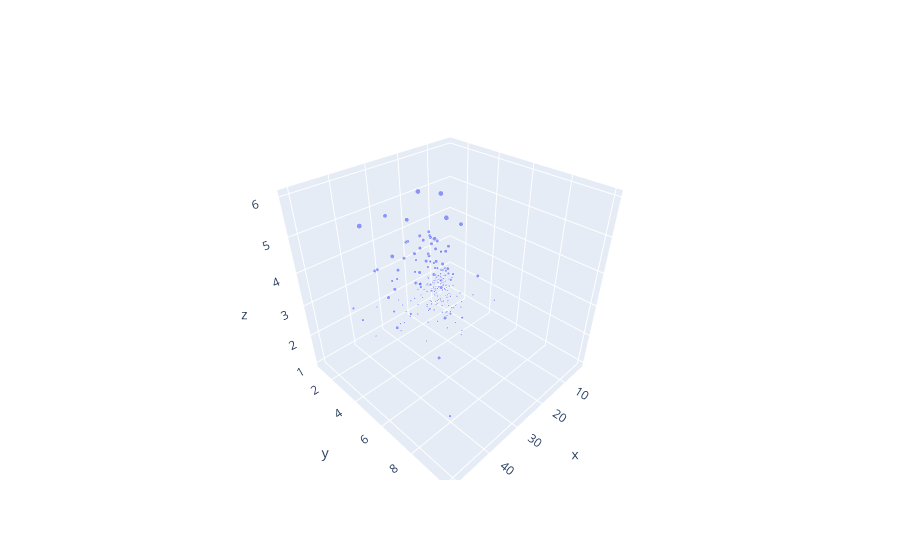

Write notebook code for a chart like this one.
### Code cell
fig = go.Figure()
fig.add_trace(go.Scatter3d(x = tip['total_bill'], y= tip['tip'], mode = 'markers',marker_size = tip['size'], z =tip['size']))

### Figure 1 — Plotly figure (JSON) as saved in the notebook; plotly's stock layout.template omitted (floating-point values rounded to 4 significant figures; data arrays with more than 128 entries replaced by an {"elided": "..."} marker saying what was removed)
{"data": [{"marker": {"size": {"elided": "244 int values"}}, "mode": "markers", "type": "scatter3d", "x": {"elided": "244 float values"}, "y": {"elided": "244 float values"}, "z": {"elided": "244 int values"}}], "layout": {}}
